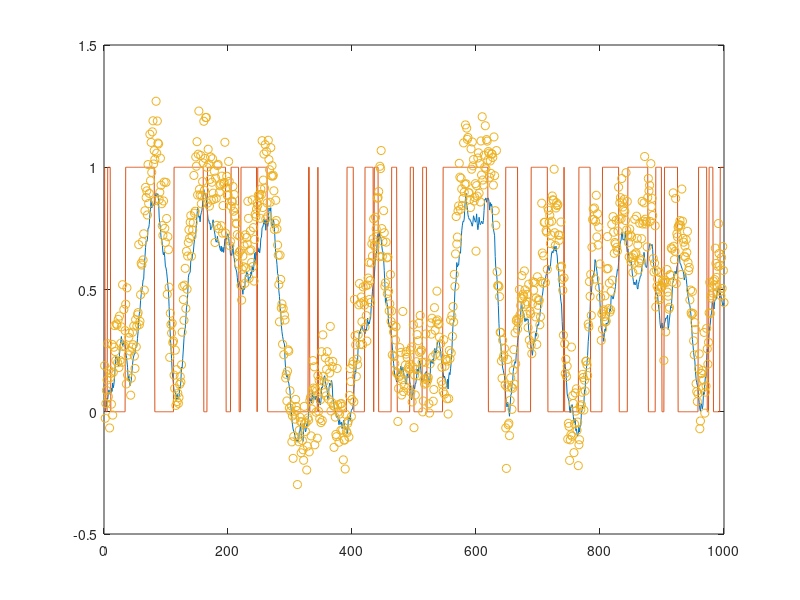
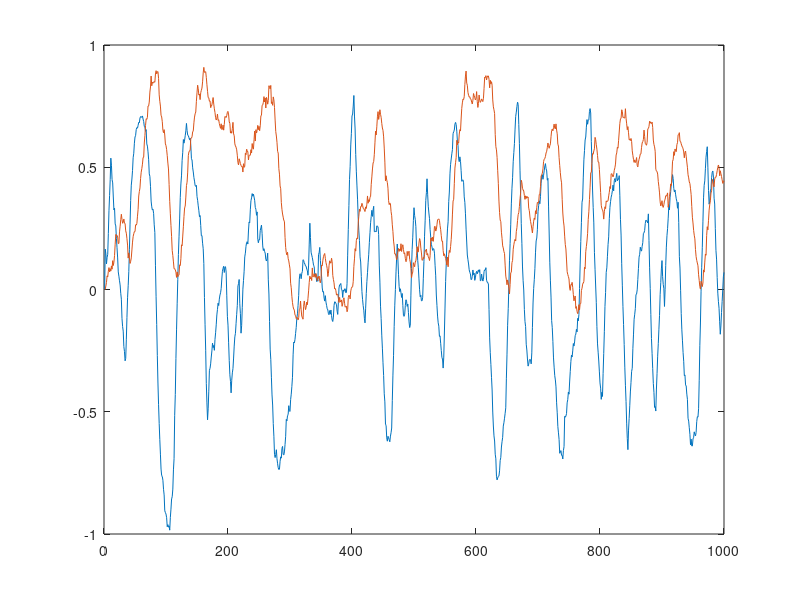

The MATLAB script that drew these images, in order: (Note: this script raises an error after producing the figures.)
% sim a series RLC circuit
clear all
clc

% RC circuit

rng(15)

Ts = 0.1;
no_obs = 1000;
R = 0.1^2;
Q = 0.02^2;

Cq = 0.8;
Rq = 1.6;
Lq = 2.2;

A = [-Rq/Lq, -1/Cq;1/Lq 0];
B = [1;0];
D = 0;
C = [0, 1/Cq];

H = expm([A, B;zeros(size(B)).', zeros(size(B,2))]*Ts);
Ad = H(1:2,1:2);
Bd = H(1:2,3);

q = NaN(2,no_obs+1);
y = NaN(1,no_obs);
u = NaN(1,no_obs+1);
q(:,1) = [0,0];
u(1) = 1;



for t=1:no_obs
    if rand > 0.95 
        u(t+1) = ~u(t);
    else
        u(t+1) = u(t);
    end

    
    q(:,t+1) = Ad*q(:,t) + Bd*u(t) + sqrt(Q)*randn(2,1);
    y(t) = C*q(:,t) + D*u(t)+sqrt(R)*randn;
    
end

q(:,end) = [];
u(end) = [];


%%
figure(1)
clf
plot(q(2,:))
hold on
plot(u)
plot(y,'o')
hold off


figure(2)
clf
plot(q(1,:))
hold on
plot(q(2,:))
hold off

% Estimate the model using all the estimation data
noObservations = no_obs;
noEstimationData = floor(0.67 * noObservations);
noValidationData = noObservations - noEstimationData;
y_estimation = y(1:noEstimationData);
y_validation = y(noEstimationData:end);
u_estimation = u(1:noEstimationData);
u_validation = u(noEstimationData:end);
states_est = q(:,1:noEstimationData);

save('../data/rlc_circuit.mat','y_estimation', 'u_estimation', 'y_validation',...
    'u_validation','Rq','Cq','Lq',...
    'R','Q','Ts','states_est')














